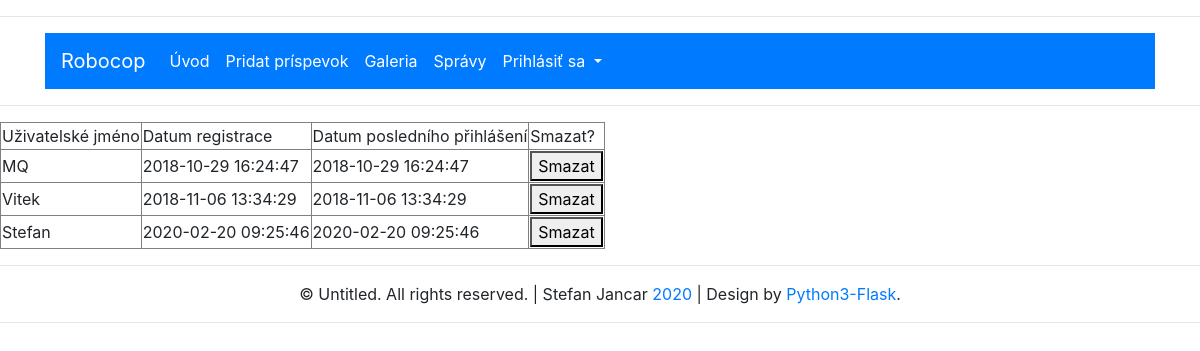
Page /admin/uzivatele/ (signed in) on the committed database.
### root/uzivatele/models.py (models this page shows, shortened)
class Uzivatele(db.Model):
    id = db.Column(db.Integer, primary_key=True)
    username = db.Column(db.Text, unique=True, nullable=False)
    password = db.Column(db.Text, nullable = False)
    datum_registrace = db.Column(db.Text, nullable = False, default = datetime.datetime.now().strftime("%Y-%m-%d %H:%M:%S"))
    datum_prihlaseni = db.Column(db.Text, nullable = False, default = datetime.datetime.now().strftime("%Y-%m-%d %H:%M:%S"))
    prispevky = db.relationship("Prispevky", backref = "autor", lazy = True)
    is_admin = db.Column(db.Integer, server_default = "0")

### root/administrace/admin_uzivatele.py (the view, shortened to what this page needs)
@administrace.administrace_page.route("/uzivatele/", methods = ["GET", "POST"])
def admin_uzivatele():
    if "user" not in session or Uzivatele.query.filter_by(id = session["user"]["_id"]).first().is_admin != 1:
        flash("Chyba", "critical")
        return redirect(url_for("prispevky_page.uvod"))
    u = Uzivatele.query.all()
    return render_template("admin_uzivatele.html", users = u)

### root/administrace/templates/admin_uzivatele.html
{% extends "base.html" %}
{% block content %}
<form method="POST">
    <table border="1">
        <tr>
            <td>Uživatelské jméno</td>
            <td>Datum registrace</td>
            <td>Datum posledního přihlášení</td>
            <td>Smazat?</td>
        </tr>
    {% for user in users %}
        <tr>
            <td>{{ user.username }}</td>
            <td>{{ user.datum_registrace }}</td>
            <td>{{ user.datum_prihlaseni }}</td>
            <td><button type="submit" name="smazat" value="{{ user.id }}">Smazat</td>
        </tr>
    {% endfor %}
    </table>
</form>
{% endblock %}

### rows in the picture
Uzivatele: username "MQ", datum_registrace "2018-10-29 16:24:47", datum_prihlaseni "2018-10-29 16:24:47", {{ user.id }} 1 (drawn)
Uzivatele: username "Vitek", datum_registrace "2018-11-06 13:34:29", datum_prihlaseni "2018-11-06 13:34:29", {{ user.id }} 2 (drawn)
Uzivatele: username "Stefan", datum_registrace "2020-02-20 09:25:46", datum_prihlaseni "2020-02-20 09:25:46", {{ user.id }} 3 (drawn)
